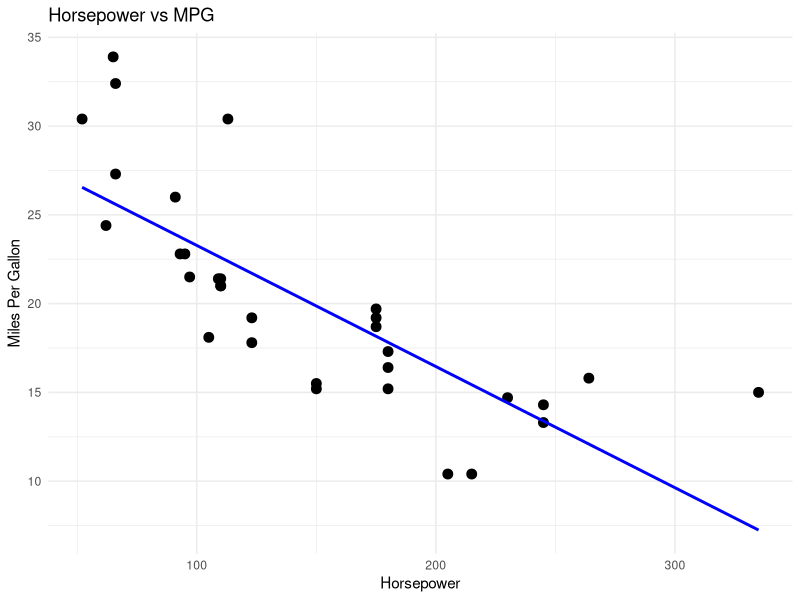
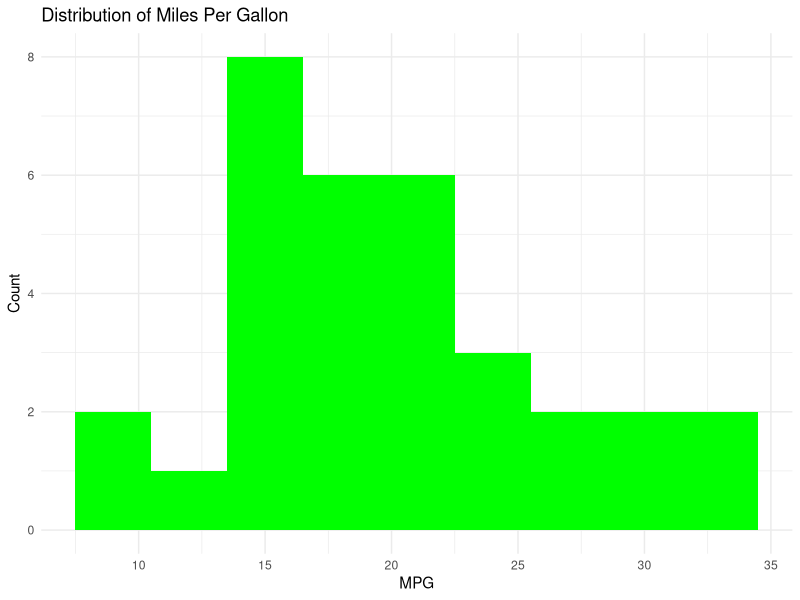
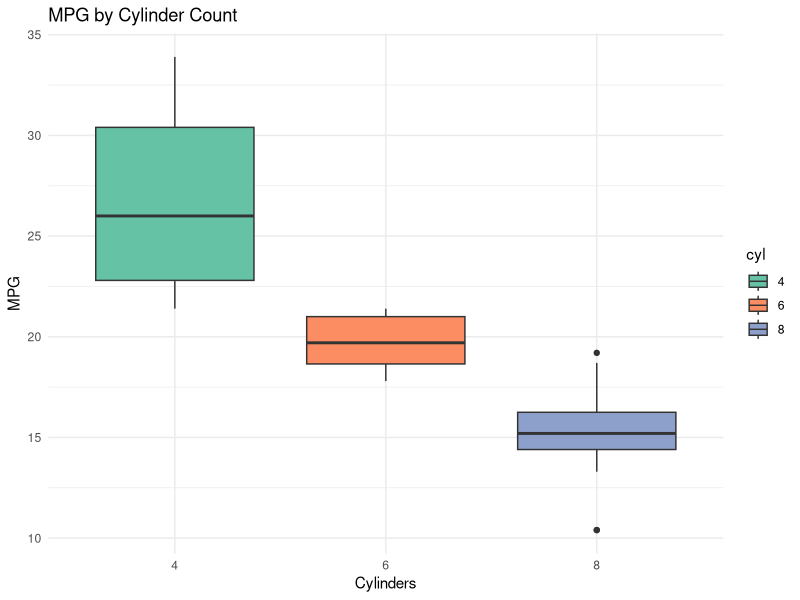
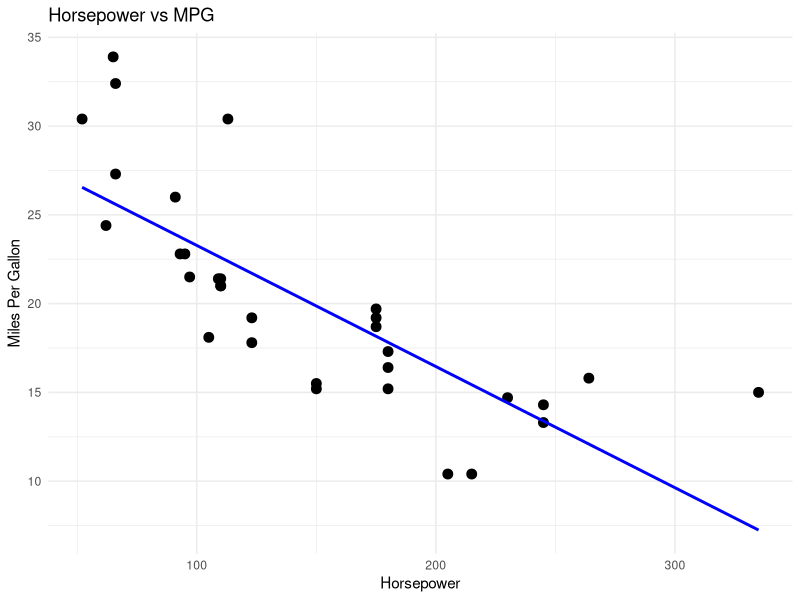
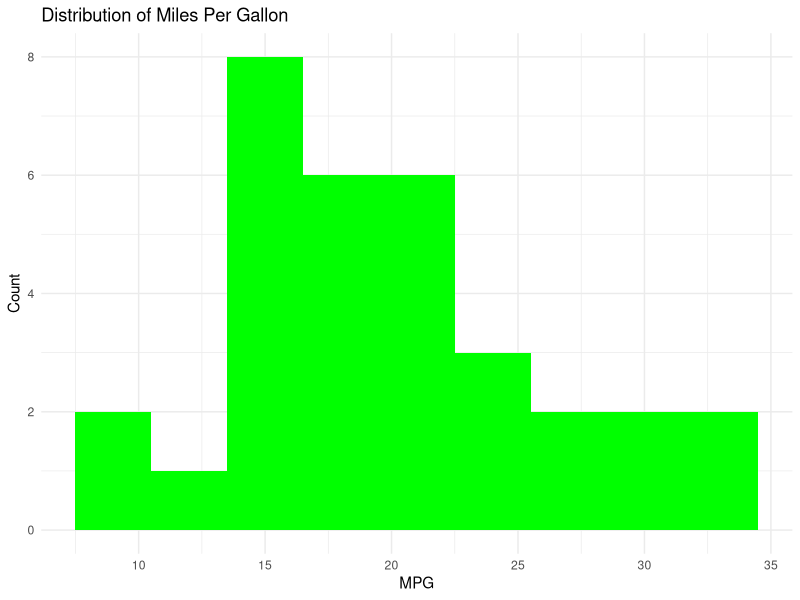
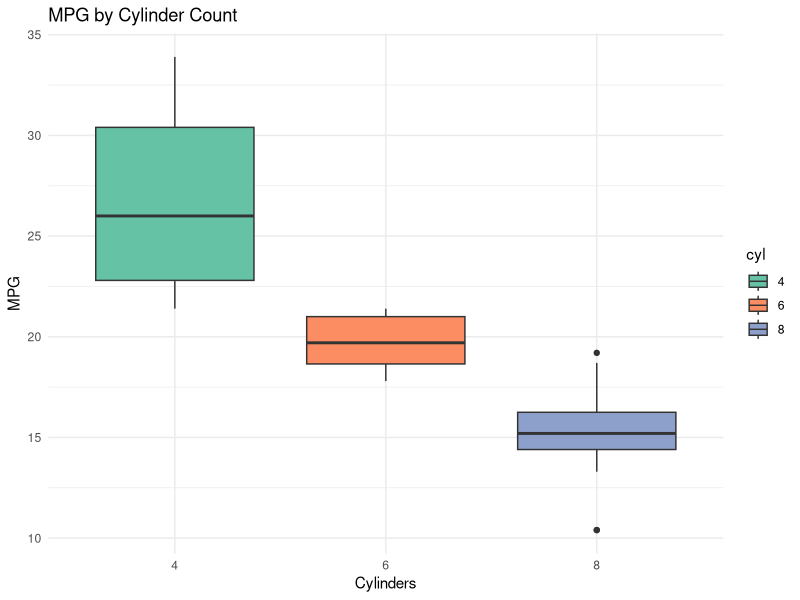

Here is the R script that generated these plots, in order:
# required packages
required_packages <- c("ggplot2", "dplyr")

library(ggplot2)
library(dplyr)

# Data prep
data <- mtcars
data$car <- rownames(mtcars)
data$cyl <- as.factor(data$cyl)

# Create output directory for plots
out_dir <- "plots"
if (!dir.exists(out_dir)) dir.create(out_dir, showWarnings = FALSE)

# Scatterplot: Horsepower vs MPG
plot_hp_mpg <- ggplot(data, aes(x = hp, y = mpg)) +
  geom_point(size = 3) +
  geom_smooth(method = "lm", se = FALSE, color = "blue") +
  labs(
    title = "Horsepower vs MPG",
    x = "Horsepower",
    y = "Miles Per Gallon"
  ) +
  theme_minimal()
print(plot_hp_mpg)
ggsave(filename = file.path(out_dir, "hp_vs_mpg.png"), plot = plot_hp_mpg, width = 7, height = 5, dpi = 300)

# Histogram of MPG
plot_hist_mpg <- ggplot(data, aes(x = mpg)) +
  geom_histogram(binwidth = 3, fill = "green") +
  labs(
    title = "Distribution of Miles Per Gallon",
    x = "MPG",
    y = "Count"
  ) +
  theme_minimal()
print(plot_hist_mpg)
ggsave(filename = file.path(out_dir, "mpg_histogram.png"), plot = plot_hist_mpg, width = 7, height = 5, dpi = 300)

# Boxplot of MPG by number of cylinders
plot_box_cyl <- ggplot(data, aes(x = cyl, y = mpg, fill = cyl)) +
  geom_boxplot() +
  labs(
    title = "MPG by Cylinder Count",
    x = "Cylinders",
    y = "MPG"
  ) +
  theme_minimal() +
  scale_fill_brewer(palette = "Set2")
print(plot_box_cyl)
ggsave(filename = file.path(out_dir, "mpg_by_cyl_boxplot.png"), plot = plot_box_cyl, width = 7, height = 5, dpi = 300)

# Summary statistics
mpg_summary <- data %>%
  group_by(cyl) %>%
  summarize(
    Avg_MPG = mean(mpg),
    Min_MPG = min(mpg),
    Max_MPG = max(mpg),
    .groups = "drop"
  )

message("=== MPG SUMMARY BY CYLINDER COUNT ===")
print(mpg_summary)